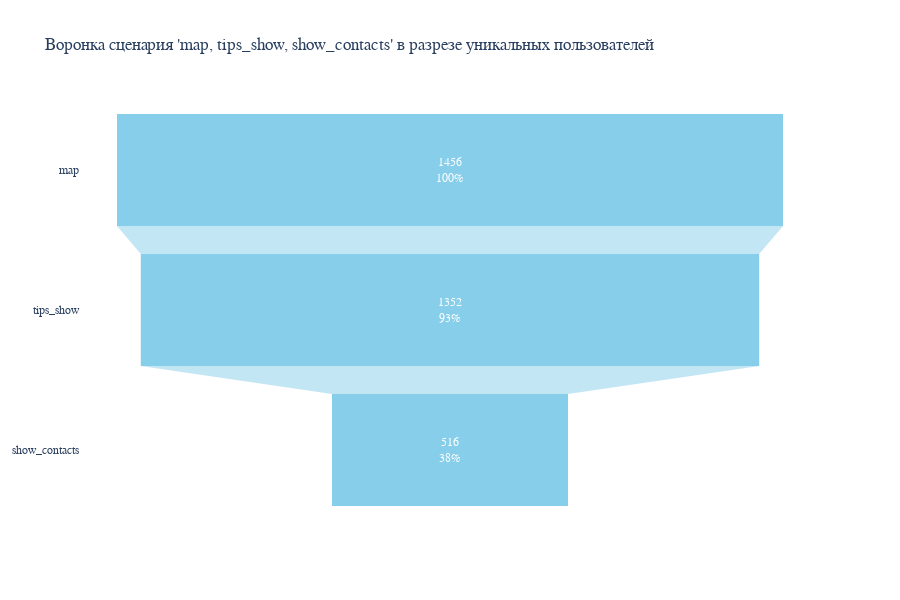

Here is the notebook cell this chart was saved with:
### Markdown cell above
Определили три оновных сценария по которым построим воронки в разрезе уникальных пользователей. При построении воронки будет выяснено у какого сценария лучше конверсия в целевое действие.

### Code cell
# Выбираем первый сценарий из топа
scenario = top_scenarios.index[0]

# Разбиваем сценарий на отдельные действия
actions = scenario.split(', ')

# Создаем список для хранения данных воронки
funnel_data = []

# Подсчитываем количество уникальных пользователей на каждом этапе воронки
for i, action in enumerate(actions):
    users_at_step = set(data[data['event_name'] == action]['user_id'])
    if i == 0:
        funnel_data.append({'step': action, 'count': len(users_at_step)})
    else:
        prev_users = set(data[data['event_name'] == actions[i - 1]]['user_id'])
        users_at_step = users_at_step.intersection(prev_users)
        funnel_data.append({'step': action, 'count': len(users_at_step)})

# Построение воронки с помощью Plotly
fig = go.Figure()

fig.add_trace(go.Funnel(
    name='Сценарий',
    y=[step['step'] for step in funnel_data],
    x=[step['count'] for step in funnel_data],
    textinfo="value+percent previous",
    marker=dict(color="skyblue"),
    textposition="inside",
    textfont=dict(family="Arial", size=12, color="white")))

fig.update_layout(
    title=f"Воронка сценария '{scenario}' в разрезе уникальных пользователей",
    font=dict(family="Arial", size=12),
    plot_bgcolor='rgba(0,0,0,0)',
    paper_bgcolor='rgba(0,0,0,0)',
    height=600
)

fig.show()

### Figure 1 — Plotly figure (JSON) as saved in the notebook; plotly's stock layout.template omitted (floating-point values rounded to 4 significant figures)
{"data": [{"marker": {"color": "skyblue"}, "name": "Сценарий", "textfont": {"color": "white", "family": "Arial", "size": 12}, "textinfo": "value+percent previous", "textposition": "inside", "type": "funnel", "x": [1456, 1352, 516], "y": ["map", "tips_show", "show_contacts"]}], "layout": {"font": {"family": "Arial", "size": 12}, "height": 600, "paper_bgcolor": "rgba(0,0,0,0)", "plot_bgcolor": "rgba(0,0,0,0)", "title": {"text": "Воронка сценария 'map, tips_show, show_contacts' в разрезе уникальных пользователей"}}}
